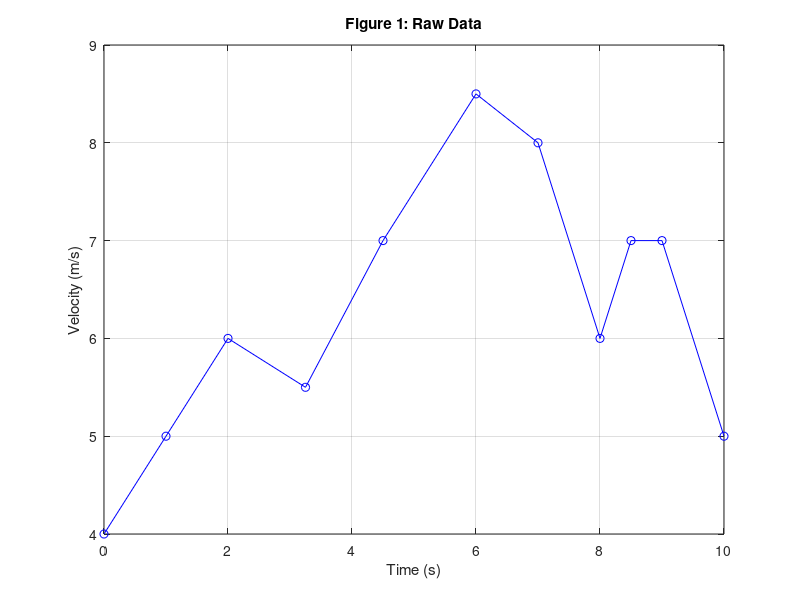

The MATLAB source for this figure: (Note: this script raises an error after producing the figure.)
%% ME 2004: Numeric Integration Demo
% DESCRIPTION: In this demo, we'll integrate a set of discrete velocity-verusus-time data to compute 
% the total distance traveled by a vehicle using the composite trapezoid rule.
clear; clc; close all;

%% Load/plot data
load('velocityvstime.mat')

figure
plot(t,v,'bo-')
grid on; hold on
xlabel('Time (s)')
ylabel('Velocity (m/s)')
title('Figure 1: Raw Data')

%% Compute total distance
% Using myTrap
totDist = myTrap(t,v)

% Using the built-in trapz() function to double check
totDist2 = trapz(t,v)

% myTrap and trapz match. Let's do a "back of the envelope" calculation just to be sure
base = t(end) - t(1);
avgheight = mean(v);
yline(avgheight,'r');
patch([t(1) t(1) t(end) t(end)],[v(1) avgheight avgheight v(1)],'r','facealpha',0.2)

totDist_approx = base*avgheight
% As expected, totDist_approx =/= totDist or totDist2, but it's relatively close. 
% Therefore, we can conclude our myTrap function works properly. 

%% Function
function I = myTrap(x,y)
% Inputs:
% x: x data. Can be equally or unequally spaced [ND] (vector)
% y: y data [ND] (vector)
% 
% Output:
% I: Integral estimate using the composite trapezoidal rule.

I = 0;      % Initialize the integral estimate
for i=1:length(x)-1
    I = I + (x(i+1)-x(i))*(y(i+1)+y(i))/2;
    % (new I) = (old I) + (base*avg height)
end
end
